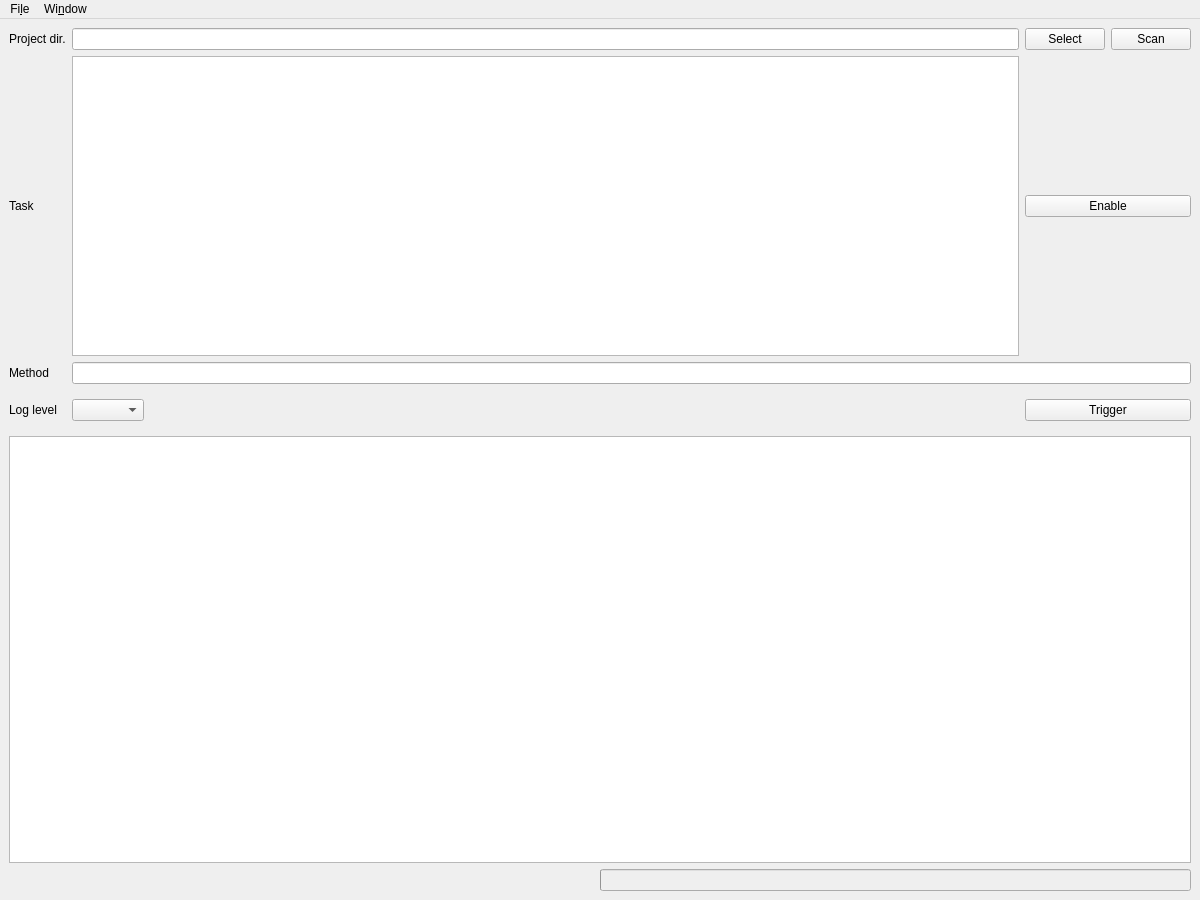
<?xml version="1.0" encoding="UTF-8"?>
<ui version="4.0">
 <class>USLab4aClass</class>
 <widget class="QMainWindow" name="USLab4aClass">
  <property name="geometry">
   <rect>
    <x>0</x>
    <y>0</y>
    <width>1200</width>
    <height>900</height>
   </rect>
  </property>
  <property name="windowTitle">
   <string>Lab 4a</string>
  </property>
  <property name="windowIcon">
   <iconset>
    <normaloff>:/USLab4/qtdemo.ico</normaloff>:/USLab4/qtdemo.ico</iconset>
  </property>
  <widget class="QWidget" name="centralwidget">
   <layout class="QGridLayout" name="gridLayout_2">
    <item row="4" column="0" colspan="4">
     <widget class="QPlainTextEdit" name="logPlainTextEdit">
      <property name="sizePolicy">
       <sizepolicy hsizetype="Expanding" vsizetype="Expanding">
        <horstretch>0</horstretch>
        <verstretch>4</verstretch>
       </sizepolicy>
      </property>
      <property name="font">
       <font>
        <family>Monospace</family>
        <kerning>false</kerning>
       </font>
      </property>
      <property name="focusPolicy">
       <enum>Qt::NoFocus</enum>
      </property>
      <property name="acceptDrops">
       <bool>false</bool>
      </property>
      <property name="undoRedoEnabled">
       <bool>false</bool>
      </property>
      <property name="lineWrapMode">
       <enum>QPlainTextEdit::WidgetWidth</enum>
      </property>
      <property name="readOnly">
       <bool>true</bool>
      </property>
      <property name="textInteractionFlags">
       <set>Qt::TextSelectableByMouse</set>
      </property>
     </widget>
    </item>
    <item row="3" column="1">
     <widget class="QWidget" name="widget" native="true">
      <layout class="QHBoxLayout" name="horizontalLayout_3">
       <property name="leftMargin">
        <number>0</number>
       </property>
       <item>
        <widget class="QComboBox" name="logLevelComboBox"/>
       </item>
       <item>
        <spacer name="horizontalSpacer">
         <property name="orientation">
          <enum>Qt::Horizontal</enum>
         </property>
         <property name="sizeHint" stdset="0">
          <size>
           <width>40</width>
           <height>20</height>
          </size>
         </property>
        </spacer>
       </item>
      </layout>
     </widget>
    </item>
    <item row="2" column="1" colspan="3">
     <widget class="QLineEdit" name="methodLineEdit">
      <property name="font">
       <font>
        <family>Monospace</family>
        <kerning>false</kerning>
       </font>
      </property>
      <property name="focusPolicy">
       <enum>Qt::NoFocus</enum>
      </property>
      <property name="frame">
       <bool>true</bool>
      </property>
      <property name="readOnly">
       <bool>true</bool>
      </property>
     </widget>
    </item>
    <item row="0" column="2">
     <widget class="QPushButton" name="selectProjectDirButton">
      <property name="minimumSize">
       <size>
        <width>80</width>
        <height>0</height>
       </size>
      </property>
      <property name="text">
       <string>Select</string>
      </property>
     </widget>
    </item>
    <item row="1" column="2" colspan="2">
     <widget class="QPushButton" name="enableTaskButton">
      <property name="text">
       <string>Enable</string>
      </property>
     </widget>
    </item>
    <item row="0" column="0">
     <widget class="QLabel" name="label">
      <property name="text">
       <string>Project dir.</string>
      </property>
     </widget>
    </item>
    <item row="0" column="1">
     <widget class="QLineEdit" name="projectDirLineEdit">
      <property name="font">
       <font>
        <family>Monospace</family>
        <kerning>false</kerning>
       </font>
      </property>
      <property name="focusPolicy">
       <enum>Qt::NoFocus</enum>
      </property>
      <property name="inputMask">
       <string notr="true"/>
      </property>
      <property name="text">
       <string notr="true"/>
      </property>
      <property name="alignment">
       <set>Qt::AlignRight|Qt::AlignTrailing|Qt::AlignVCenter</set>
      </property>
      <property name="readOnly">
       <bool>true</bool>
      </property>
      <property name="placeholderText">
       <string notr="true"/>
      </property>
     </widget>
    </item>
    <item row="1" column="0">
     <widget class="QLabel" name="label_16">
      <property name="text">
       <string>Task</string>
      </property>
      <property name="alignment">
       <set>Qt::AlignLeading|Qt::AlignLeft|Qt::AlignVCenter</set>
      </property>
     </widget>
    </item>
    <item row="0" column="3">
     <widget class="QPushButton" name="scanProjectDirButton">
      <property name="minimumSize">
       <size>
        <width>80</width>
        <height>0</height>
       </size>
      </property>
      <property name="text">
       <string>Scan</string>
      </property>
     </widget>
    </item>
    <item row="1" column="1">
     <widget class="QListWidget" name="taskListWidget">
      <property name="sizePolicy">
       <sizepolicy hsizetype="Expanding" vsizetype="MinimumExpanding">
        <horstretch>0</horstretch>
        <verstretch>1</verstretch>
       </sizepolicy>
      </property>
      <property name="minimumSize">
       <size>
        <width>0</width>
        <height>300</height>
       </size>
      </property>
      <property name="font">
       <font>
        <family>Monospace</family>
        <kerning>false</kerning>
       </font>
      </property>
     </widget>
    </item>
    <item row="2" column="0">
     <widget class="QLabel" name="label_2">
      <property name="text">
       <string>Method</string>
      </property>
     </widget>
    </item>
    <item row="3" column="0">
     <widget class="QLabel" name="label_13">
      <property name="text">
       <string>Log level</string>
      </property>
     </widget>
    </item>
    <item row="3" column="2" colspan="2">
     <widget class="QPushButton" name="triggerButton">
      <property name="text">
       <string>Trigger</string>
      </property>
     </widget>
    </item>
    <item row="5" column="0" colspan="4">
     <widget class="QWidget" name="widget_2" native="true">
      <layout class="QHBoxLayout" name="horizontalLayout" stretch="1,1">
       <property name="spacing">
        <number>0</number>
       </property>
       <property name="leftMargin">
        <number>0</number>
       </property>
       <property name="topMargin">
        <number>0</number>
       </property>
       <property name="rightMargin">
        <number>0</number>
       </property>
       <property name="bottomMargin">
        <number>0</number>
       </property>
       <item>
        <widget class="QLabel" name="progressLabel">
         <property name="font">
          <font>
           <family>Monospace</family>
           <kerning>false</kerning>
          </font>
         </property>
         <property name="text">
          <string/>
         </property>
         <property name="alignment">
          <set>Qt::AlignRight|Qt::AlignTrailing|Qt::AlignVCenter</set>
         </property>
        </widget>
       </item>
       <item>
        <widget class="QProgressBar" name="progressBar">
         <property name="enabled">
          <bool>false</bool>
         </property>
         <property name="autoFillBackground">
          <bool>false</bool>
         </property>
         <property name="value">
          <number>0</number>
         </property>
         <property name="textVisible">
          <bool>false</bool>
         </property>
         <property name="invertedAppearance">
          <bool>false</bool>
         </property>
        </widget>
       </item>
      </layout>
     </widget>
    </item>
   </layout>
  </widget>
  <widget class="QMenuBar" name="menubar">
   <property name="geometry">
    <rect>
     <x>0</x>
     <y>0</y>
     <width>1200</width>
     <height>34</height>
    </rect>
   </property>
   <widget class="QMenu" name="menuFile">
    <property name="title">
     <string>Fi&amp;le</string>
    </property>
    <addaction name="openScriptAction"/>
    <addaction name="separator"/>
    <addaction name="exitAction"/>
   </widget>
   <widget class="QMenu" name="menuWindow">
    <property name="title">
     <string>Wi&amp;ndow</string>
    </property>
    <addaction name="closeAllFiguresAction"/>
   </widget>
   <addaction name="menuFile"/>
   <addaction name="menuWindow"/>
  </widget>
  <action name="openAction">
   <property name="text">
    <string>Open</string>
   </property>
  </action>
  <action name="exitAction">
   <property name="text">
    <string>&amp;Exit</string>
   </property>
  </action>
  <action name="saveAction">
   <property name="text">
    <string>Save</string>
   </property>
  </action>
  <action name="showScanWindowAction">
   <property name="text">
    <string>Scan</string>
   </property>
  </action>
  <action name="showOGLScanWindowAction">
   <property name="text">
    <string>OGL Scan</string>
   </property>
  </action>
  <action name="closeAllFiguresAction">
   <property name="text">
    <string>&amp;Close all figures</string>
   </property>
  </action>
  <action name="openScriptAction">
   <property name="text">
    <string>&amp;Open script</string>
   </property>
  </action>
 </widget>
 <resources/>
 <connections/>
</ui>
